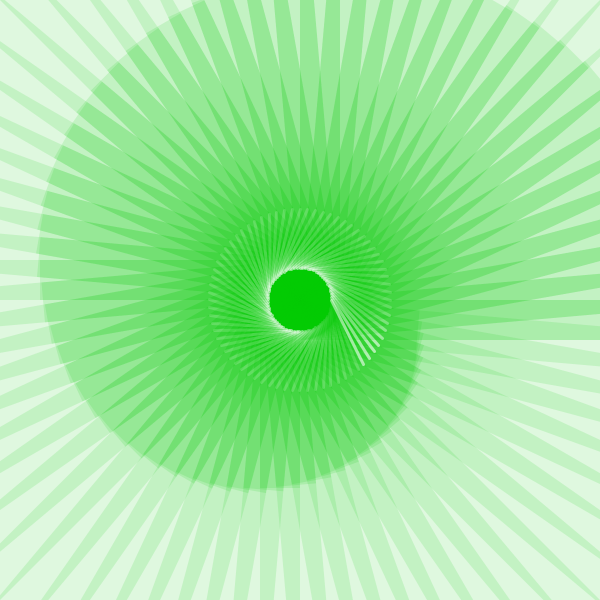
Frame 1 (no input)
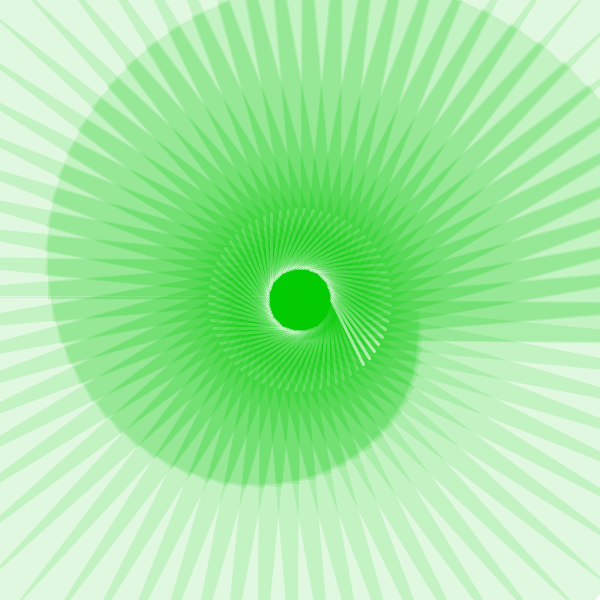
Frame 60 (the mouse pressed at the canvas centre just before this capture)
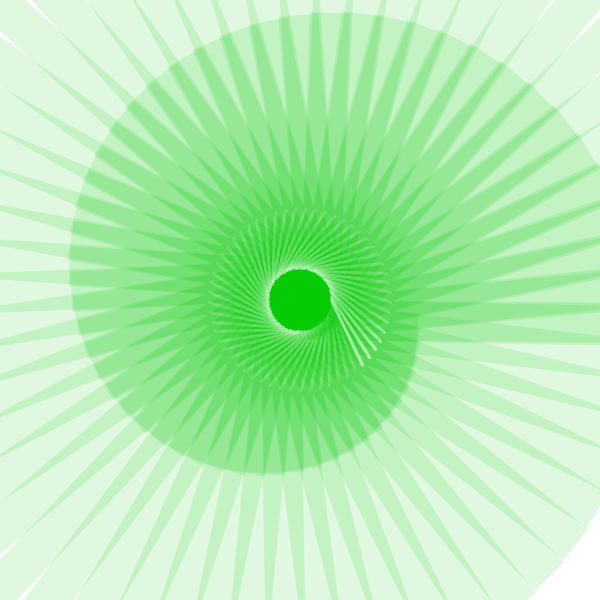
Frame 120 (the mouse held since frame 60 and released just before this capture)

The Processing sketch that drew these frames (run headless with seeded random() and noise(); from frame 60 on, the mouse is pressed at the canvas centre):

// Processing sketch: spirale
// ── spirale.pde
float giri;
float angolo;

void setup(){
  size(600,600);
  giri = 6;
  angolo = 0;
}

void draw(){
  background(255);
  
  pushMatrix();
  translate(width/2,height/2);
  
  
  fill(0,200,0,32);
  
  // 12 volte
  //float giri = 36;
  
  float giri = map(cos(angolo), -1, 1, 24, 72);
  
  for(int n = 0; n<giri*2; n++){
    // gira un po
    rotate(TWO_PI/giri); // un dodicesimo della circonferenza
    // disegna qualcosa
    noStroke();
    rect(0,0,120 + (n*4),40);
    
    stroke(255,128);
    strokeWeight(3);
    line(32,0, 64,64);
    
  }
  
  popMatrix();
  angolo += 0.01;
  
}

void keyPressed(){
  // le cose che scrivo qui
  // succedono quando si schiacciano i tasti della tastiera
  
  if(key == 'a'){
    giri++; // incremento unitario
  }
  
  if(key == 'z'){
    giri--; // incremento unitario
  }
  
}
